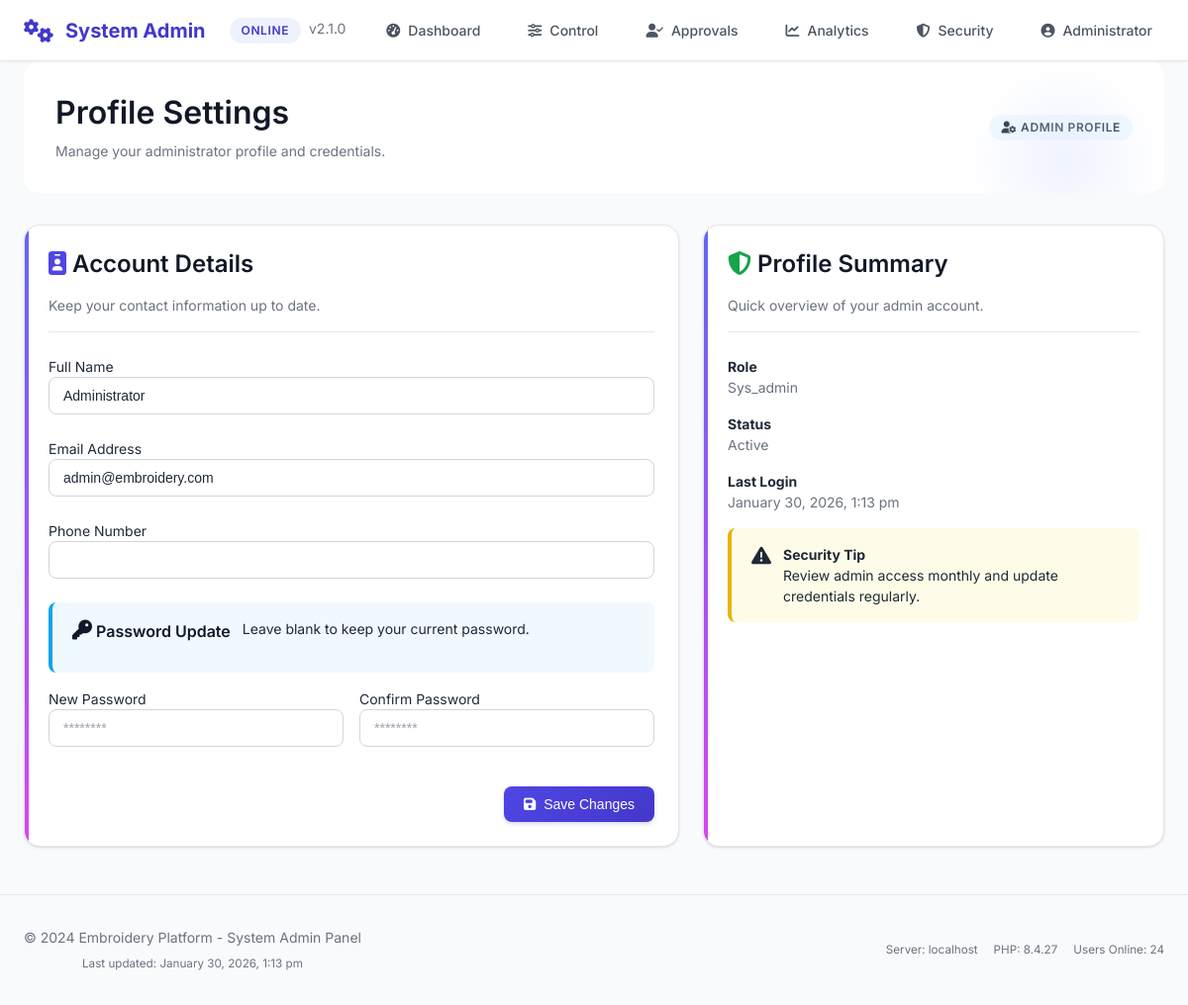
Page /sys_admin/profile.php (signed in) on the committed database.
### tables this page shows
CREATE TABLE `users` (
  `id` int(11) NOT NULL,
  `fullname` varchar(100) DEFAULT NULL,
  `email` varchar(100) DEFAULT NULL,
  `password` varchar(255) DEFAULT NULL,
  `role` enum('sys_admin','owner','employee','client') DEFAULT 'client',
  `status` enum('active','inactive') DEFAULT 'active',
  `created_at` timestamp NOT NULL DEFAULT current_timestamp(),
  `email_verified` tinyint(1) DEFAULT 0,
  `phone` varchar(20) DEFAULT NULL,
  `phone_verified` tinyint(1) DEFAULT 0,
  `last_login` datetime DEFAULT NULL
);

### sys_admin/profile.php (the view, shortened to what this page needs)
<?php
require_once '../config/db.php';
require_once 'partials.php';
$userId = $_SESSION['user']['id'];
$profileStmt = $pdo->prepare("SELECT id, fullname, email, phone, role, status FROM users WHERE id = ?");
$profileStmt->execute([$userId]);
$profile = $profileStmt->fetch();
?>
<!DOCTYPE html>
<html lang="en">
<head>
    <link rel="stylesheet" href="../assets/css/style.css">
    <link rel="stylesheet" href="https://cdnjs.cloudflare.com/ajax/libs/font-awesome/6.4.0/css/all.min.css">
</head>
<body>
    <div class="container">
        <div class="dashboard-header fade-in">
            <div class="d-flex justify-between align-center">
                <div>
                    <h2>Profile Settings</h2>
                    <p class="text-muted">Manage your administrator profile and credentials.</p>
                </div>
                <span class="badge badge-info"><i class="fas fa-user-cog"></i> Admin Profile</span>
            </div>
        </div>
        <div class="profile-grid">
            <div class="card profile-card">
                <div class="card-header">
                    <h3><i class="fas fa-id-badge text-primary"></i> Account Details</h3>
                    <p class="text-muted">Keep your contact information up to date.</p>
                </div>
                <form method="POST">
                    <div class="form-group">
                        <label>Full Name</label>
                        <input type="text" name="fullname" class="form-control" value="<?php echo htmlspecialchars($profile['fullname'] ?? ''); ?>" required>
                    </div>
                    <div class="form-group">
                        <label>Email Address</label>
                        <input type="email" name="email" class="form-control" value="<?php echo htmlspecialchars($profile['email'] ?? ''); ?>" required>
                    </div>
                    <div class="form-group">
                        <label>Phone Number</label>
                        <input type="text" name="phone" class="form-control" value="<?php echo htmlspecialchars($profile['phone'] ?? ''); ?>">
                    </div>
                    <div class="alert alert-info">
                        <h6><i class="fas fa-key"></i> Password Update</h6>
                        <p class="mb-0">Leave blank to keep your current password.</p>
                    </div>
                    <div class="row" style="display: flex; gap: 1rem;">
                        <div class="form-group" style="flex: 1;">
                            <label>New Password</label>
                            <input type="password" name="password" class="form-control" placeholder="********">
                        </div>
                        <div class="form-group" style="flex: 1;">
                            <label>Confirm Password</label>
                            <input type="password" name="confirm_password" class="form-control" placeholder="********">
                        </div>
                    </div>
                    <div class="text-right mt-3">
                        <button type="submit" class="btn btn-primary">
                            <i class="fas fa-save"></i> Save Changes
                        </button>
                    </div>
                </form>
            </div>
            <div class="card summary-card">
                <div class="card-header">
                    <h3><i class="fas fa-shield-alt text-success"></i> Profile Summary</h3>
                    <p class="text-muted">Quick overview of your admin account.</p>
                </div>
                <div class="d-flex flex-column gap-3">
                    <div>
                        <strong>Role</strong>
                        <p class="text-muted mb-0"><?php echo ucfirst($profile['role'] ?? 'sys_admin'); ?></p>
                    </div>
                    <div>
                        <strong>Status</strong>
                        <p class="text-muted mb-0"><?php echo ucfirst($profile['status'] ?? 'active'); ?></p>
                    </div>
                    <div>
                        <strong>Last Login</strong>
                        <p class="text-muted mb-0"><?php echo date('F j, Y, g:i a'); ?></p>
                    </div>
                    <div class="alert alert-warning">
                        <i class="fas fa-exclamation-triangle"></i>
                        <div>
                            <strong>Security Tip</strong>
                            <p class="mb-0">Review admin access monthly and update credentials regularly.</p>
                        </div>
                    </div>
                </div>
            </div>
        </div>
    </div>
</body>
</html>

### sys_admin/profile.php (style rules this page uses)
.profile-grid { display: grid; grid-template-columns: repeat(12, 1fr); gap: 1.5rem; margin: 2rem 0; }
.profile-card { grid-column: span 7; }
.summary-card { grid-column: span 5; }

### rows in the picture
users: fullname "Administrator", email "admin@embroidery.com", role "Sys_admin", status "Active"

### other values in the picture
$item['label'] "Dashboard"
$item['label'] "Control"
$item['label'] "Approvals"
$item['label'] "Analytics"
$item['label'] "Security"
$userName "Administrator"
$_SERVER['SERVER_NAME'] "localhost"
phpversion() "8.4.27"
